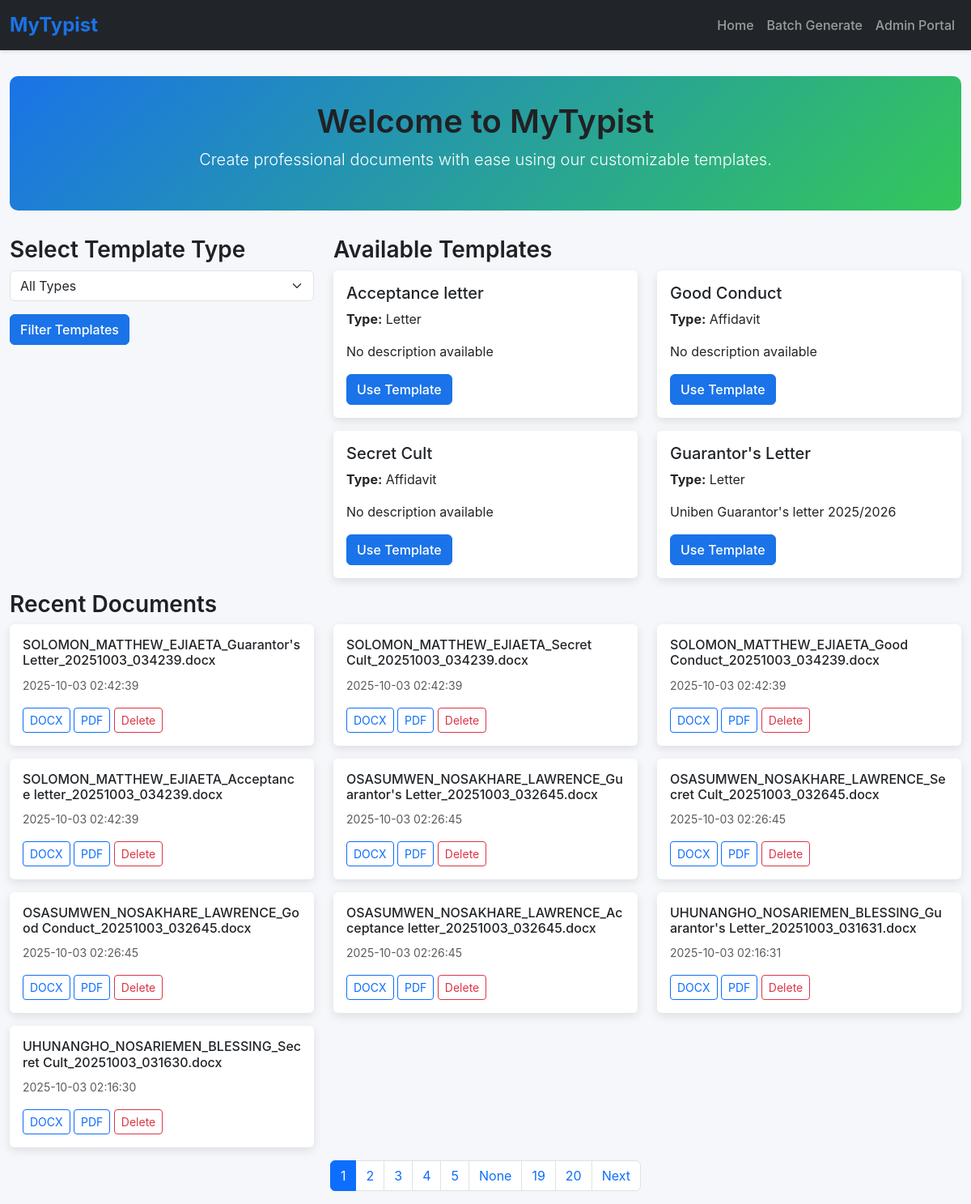
Before: / with the older database file.
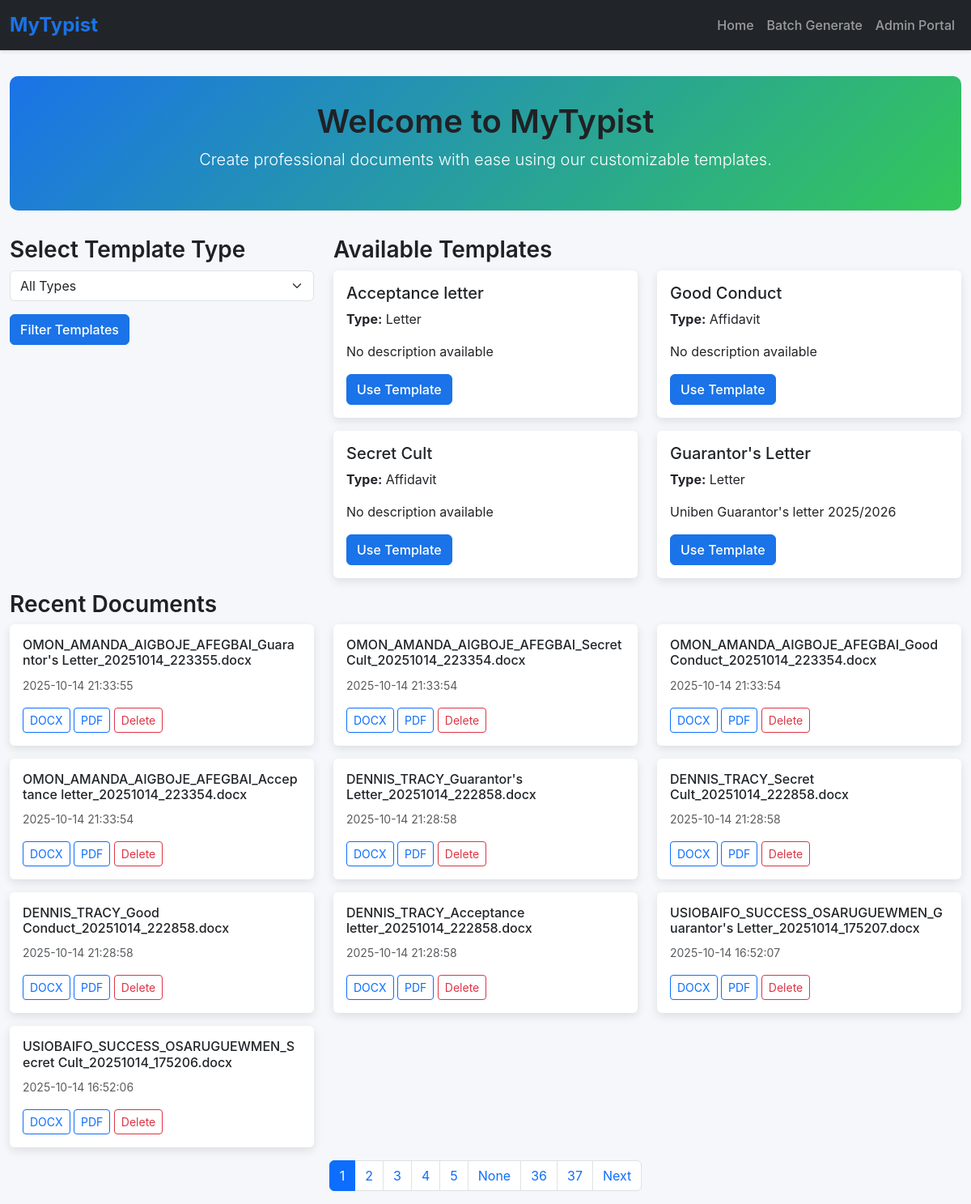
After: the same page with the newer database file.
### app.py (models this page shows)
class Template(db.Model):
    __tablename__ = 'template'
    id = db.Column(db.Integer, primary_key=True)
    name = db.Column(db.String(100), nullable=False)
    type = db.Column(db.String(50), nullable=False)
    file_path = db.Column(db.String(200), nullable=False)
    description = db.Column(db.Text)
    font_family = db.Column(db.String(50), default='Times New Roman')
    font_size = db.Column(db.Integer, default=12)
    margin_top = db.Column(db.Float, default=1.0)
    margin_bottom = db.Column(db.Float, default=1.0)
    margin_left = db.Column(db.Float, default=1.0)
    margin_right = db.Column(db.Float, default=1.0)
    default_line_spacing = db.Column(db.Float, default=1.0)
    is_active = db.Column(db.Boolean, default=True)
    created_at = db.Column(db.DateTime, default=lambda: datetime.now(timezone.utc))
    updated_at = db.Column(db.DateTime, default=lambda: datetime.now(timezone.utc),
                          onupdate=lambda: datetime.now(timezone.utc))
    placeholders = db.relationship('Placeholder', back_populates='template',
                                   cascade="all, delete-orphan")
    created_documents = db.relationship('CreatedDocument', back_populates='template',
                                        cascade="all, delete-orphan")

class CreatedDocument(db.Model):
    __tablename__ = 'created_document'
    id = db.Column(db.Integer, primary_key=True)
    template_id = db.Column(db.Integer, db.ForeignKey('template.id'), nullable=False)
    user_name = db.Column(db.String(100), nullable=False)
    user_email = db.Column(db.String(100))
    file_path = db.Column(db.String(200), nullable=False)
    original_filename = db.Column(db.String(200))
    file_size = db.Column(db.Integer)
    created_at = db.Column(db.DateTime, default=lambda: datetime.now(timezone.utc))
    batch_id = db.Column(db.String(50), nullable=True)
    user_inputs = db.Column(db.Text)  # JSON storage of inputs
    template = db.relationship('Template', back_populates='created_documents')

### app.py (the view)
@app.route('/')
@cache.cached(timeout=30)  # Cache for 30 seconds to improve performance
def index():
    page = request.args.get('page', 1, type=int)
    type_filter = request.args.get('type', '')
    query = Template.query.filter_by(is_active=True)
    if type_filter:
        query = query.filter_by(type=type_filter)
    types = cache.get('template_types')
    if types is None:
        types = [t[0] for t in db.session.query(Template.type).distinct().all()]
        cache.set('template_types', types, timeout=300)  # Cache for 5 minutes
    templates = query.with_entities(Template.id, Template.name, Template.type, Template.description).all()
    recent_docs = CreatedDocument.query.order_by(CreatedDocument.created_at.desc()).paginate(
        page=page, per_page=10, error_out=False
    )
    return render_template('index.html', types=types, templates=templates,
                         recent_docs=recent_docs, page=page, total_pages=recent_docs.pages)

### templates/index.html (shortened to what this page needs)
{% extends 'base.html' %}
{% block content %}
<div class="hero text-center">
    <h1>Welcome to MyTypist</h1>
    <p class="lead">Create professional documents with ease using our customizable templates.</p>
</div>
<div class="row">
    <div class="col-md-4 mb-4">
        <h3>Select Template Type</h3>
        <form method="GET" action="{{ url_for('index') }}">
            <div class="mb-3">
                <select name="type" class="form-select">
                    <option value="">All Types</option>
                </select>
            </div>
            <button type="submit" class="btn btn-primary">Filter Templates</button>
        </form>
    </div>
    <div class="col-md-8">
        <h3>Available Templates</h3>
        {% if templates %}
        <div class="row">
            {% for template in templates %}
            <div class="col-md-6 mb-3">
                <div class="card">
                    <div class="card-body">
                        <h5 class="card-title">{{ template.name }}</h5>
                        <p class="card-text"><strong>Type:</strong> {{ template.type }}</p>
                        <p class="card-text">{{ template.description or 'No description available' }}</p>
                        <a href="{{ url_for('create', template_id=template.id) }}" class="btn btn-primary">Use Template</a>
                    </div>
                </div>
            </div>
            {% endfor %}
        </div>
        {% else %}
        <p>No templates available. Please contact the administrator.</p>
        {% endif %}
    </div>
</div>
<h3>Recent Documents</h3>
{% if recent_docs.items %}
<div class="row">
    {% for doc in recent_docs.items %}
    <div class="col-md-4 mb-3">
        <div class="card">
            <div class="card-body">
                <h6 class="card-title">{{ doc.original_filename }}</h6>
                <p class="card-text"><small class="text-muted">{{ doc.created_at.strftime('%Y-%m-%d %H:%M:%S') }}</small></p>
                <a href="{{ url_for('download', document_id=doc.id, format='docx') }}" class="btn btn-sm btn-outline-primary">DOCX</a>
                <a href="{{ url_for('download', document_id=doc.id, format='pdf') }}" class="btn btn-sm btn-outline-primary">PDF</a>
                <a href="{{ url_for('delete_document', document_id=doc.id) }}" class="btn btn-sm btn-outline-danger">Delete</a>
            </div>
        </div>
    </div>
    {% endfor %}
</div>
{% else %}
<p>No recent documents.</p>
{% endif %}
{% if recent_docs.has_prev or recent_docs.has_next %}
<nav aria-label="Page navigation">
    <ul class="pagination justify-content-center">
        {% for p in recent_docs.iter_pages() %}
        <li class="page-item {% if p == recent_docs.page %}active{% endif %}">
            <a class="page-link" href="{{ url_for('index', page=p) }}">{{ p }}</a>
        </li>
        {% endfor %}
        {% if recent_docs.has_next %}
        <li class="page-item"><a class="page-link" href="{{ url_for('index', page=recent_docs.next_num) }}">Next</a></li>
        {% endif %}
    </ul>
</nav>
{% endif %}
{% endblock %}

Changed rows visible on the page:
no longer on this page (row unchanged): CreatedDocument: original_filename "SOLOMON_MATTHEW_EJIAETA_Guarantor's Letter_20251003_034239.docx", created_at "2025-10-03 02:42:39"
no longer on this page (row unchanged): CreatedDocument: original_filename "SOLOMON_MATTHEW_EJIAETA_Secret Cult_20251003_034239.docx", created_at "2025-10-03 02:42:39"
no longer on this page (row unchanged): CreatedDocument: original_filename "SOLOMON_MATTHEW_EJIAETA_Good Conduct_20251003_034239.docx", created_at "2025-10-03 02:42:39"
no longer on this page (row unchanged): CreatedDocument: original_filename "SOLOMON_MATTHEW_EJIAETA_Acceptance letter_20251003_034239.docx", created_at "2025-10-03 02:42:39"
no longer on this page (row unchanged): CreatedDocument: original_filename "OSASUMWEN_NOSAKHARE_LAWRENCE_Guarantor's Letter_20251003_032645.docx", created_at "2025-10-03 02:26:45"
no longer on this page (row unchanged): CreatedDocument: original_filename "OSASUMWEN_NOSAKHARE_LAWRENCE_Secret Cult_20251003_032645.docx", created_at "2025-10-03 02:26:45"
no longer on this page (row unchanged): CreatedDocument: original_filename "OSASUMWEN_NOSAKHARE_LAWRENCE_Good Conduct_20251003_032645.docx", created_at "2025-10-03 02:26:45"
no longer on this page (row unchanged): CreatedDocument: original_filename "OSASUMWEN_NOSAKHARE_LAWRENCE_Acceptance letter_20251003_032645.docx", created_at "2025-10-03 02:26:45"
no longer on this page (row unchanged): CreatedDocument: original_filename "UHUNANGHO_NOSARIEMEN_BLESSING_Guarantor's Letter_20251003_031631.docx", created_at "2025-10-03 02:16:31"
no longer on this page (row unchanged): CreatedDocument: original_filename "UHUNANGHO_NOSARIEMEN_BLESSING_Secret Cult_20251003_031630.docx", created_at "2025-10-03 02:16:30"
added CreatedDocument: original_filename "OMON_AMANDA_AIGBOJE_AFEGBAI_Guarantor's Letter_20251014_223355.docx", created_at "2025-10-14 21:33:55"
added CreatedDocument: original_filename "OMON_AMANDA_AIGBOJE_AFEGBAI_Secret Cult_20251014_223354.docx", created_at "2025-10-14 21:33:54"
added CreatedDocument: original_filename "OMON_AMANDA_AIGBOJE_AFEGBAI_Good Conduct_20251014_223354.docx", created_at "2025-10-14 21:33:54"
added CreatedDocument: original_filename "OMON_AMANDA_AIGBOJE_AFEGBAI_Acceptance letter_20251014_223354.docx", created_at "2025-10-14 21:33:54"
added CreatedDocument: original_filename "DENNIS_TRACY_Guarantor's Letter_20251014_222858.docx", created_at "2025-10-14 21:28:58"
added CreatedDocument: original_filename "DENNIS_TRACY_Secret Cult_20251014_222858.docx", created_at "2025-10-14 21:28:58"
added CreatedDocument: original_filename "DENNIS_TRACY_Good Conduct_20251014_222858.docx", created_at "2025-10-14 21:28:58"
added CreatedDocument: original_filename "DENNIS_TRACY_Acceptance letter_20251014_222858.docx", created_at "2025-10-14 21:28:58"
added CreatedDocument: original_filename "USIOBAIFO_SUCCESS_OSARUGUEWMEN_Guarantor's Letter_20251014_175207.docx", created_at "2025-10-14 16:52:07"
added CreatedDocument: original_filename "USIOBAIFO_SUCCESS_OSARUGUEWMEN_Secret Cult_20251014_175206.docx", created_at "2025-10-14 16:52:06"
Other visible differences:
new list line: "36"
new list line: "37"
list line gone: "19"
list line gone: "20"
